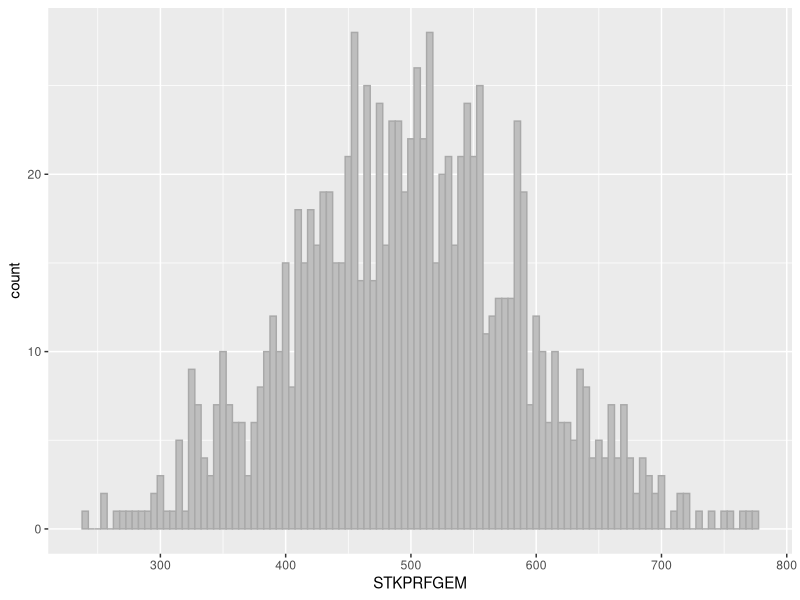
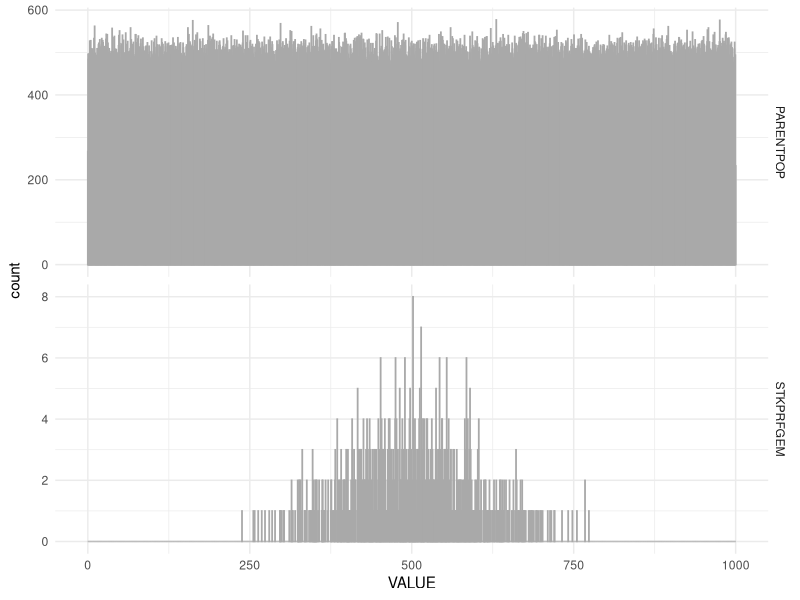

Reproduce these figures in R, in order.
#simulatie steekproeftrekking
library(ggplot2)
#set.seed i.v.m. reproduceerbaarheid
set.seed(20171123)

#1000000 random getallen genereren met normale verdeling
populatie <- rnorm(n = 1000000, mean = 1000, sd = 50)
populatie <- runif(n = 1000000, min = 0, max = 1000)
mean(populatie)
sd(populatie)

#steekproef trekken (n = 10)
?sample
stkprf.getallen <- sample(1:1000000, size = 10)
#skprf.getallen: de volgnummers van de steekproefelementen
stkprf.pop <- populatie[stkprf.getallen] #de eigenlijke steekproef
mean(stkprf.pop) #het steekproefgemiddelde
#deze laatste drie regels meerdere keren herhalen
#om meerdere steekproeven te trekken
#dit geeft inzicht in de mogelijke steekproefgemiddelden
#als de populatie verdeling bekend is
#herhalen kan met een for-next-loop in R
#zie hieronder

#met for next-loop groot aantal steekproeven trekken
#steekproefgemiddelden in een vector plaatsen
stkprf.mean <- NULL #initialisatie; vector om resultaten vast te leggen

for (i in 1:1000) {
  stkprf.getallen <- sample(1:1000000, size = 10) 
  stkprf.pop <- populatie[stkprf.getallen]
  m <- mean(stkprf.pop)
  stkprf.mean <- c(stkprf.mean, m)
}

#het gemiddelde van alle steekproefgemiddelden
mean(stkprf.mean)
#standaarddeviatie van alle steekproefgemiddelden
sd(stkprf.mean)

#steekproefgemiddelden in dataframe
#om ggplot te kunnen gebruiken
df <- data.frame(STKPRFGEM = stkprf.mean)
ggplot(df, aes(x = STKPRFGEM)) +
  geom_histogram(fill = "gray", col = "darkgray",
                 binwidth = 5)


#grafiek met waarden in parent-populatie
#en grafiek met steekproefgemiddelden

parent <- data.frame(X = "PARENTPOP", VALUE = populatie)
stkprven <- data.frame(X = "STKPRFGEM", VALUE = df$STKPRFGEM)

geheel <- rbind(parent, stkprven)

ggplot(geheel, aes(x=VALUE)) +
  geom_histogram(fill = "gray", col = "darkgray",
                 binwidth = 0.5) +
  facet_grid(X~., scales = "free_y") +
  theme_minimal()

